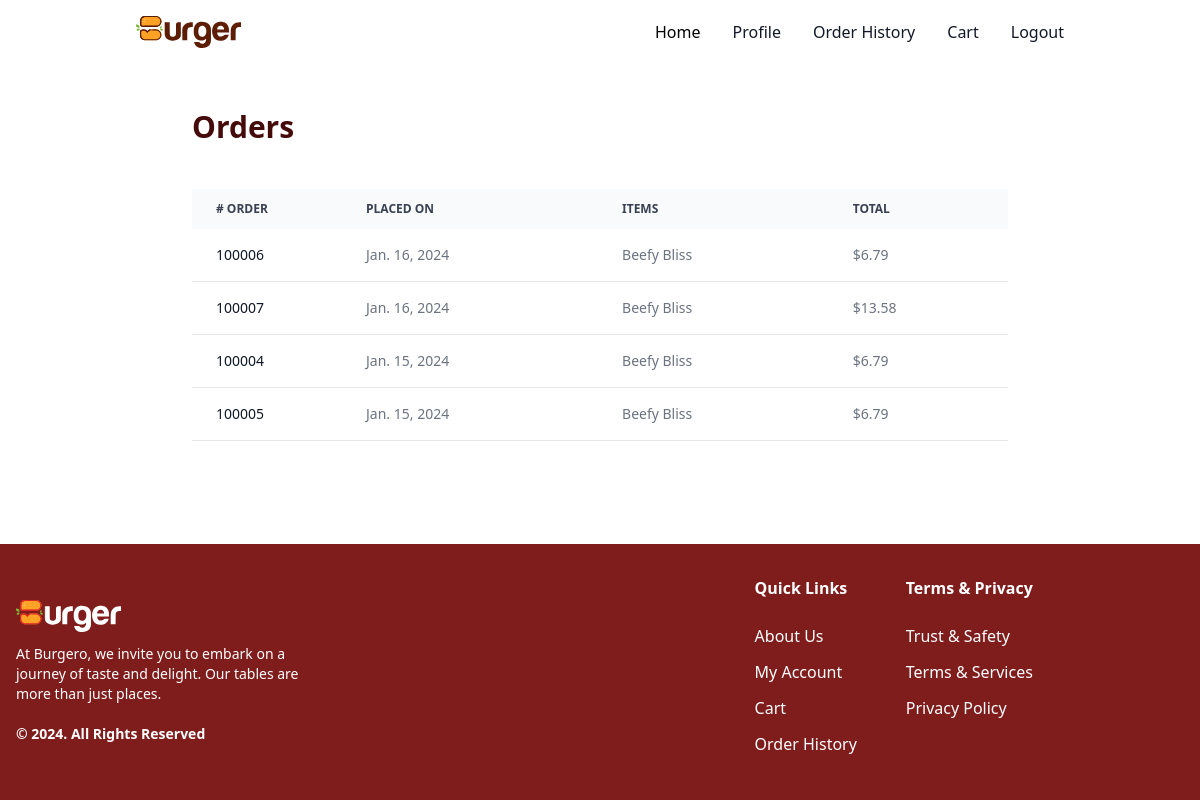
Screenshot of /order-history/ (signed in) with the database file from the repository.
### order/models.py (models this page shows, shortened)
class Order(models.Model):
    user = models.ForeignKey(User, on_delete=models.CASCADE)
    order_no = models.IntegerField(null=True, blank=True)
    placed_on = models.DateField(auto_now_add=True)
    items = models.ManyToManyField(Food, blank=True, related_name="orders")
    total = models.DecimalField(max_digits=12, decimal_places=2)

### food/models.py (models this page shows, shortened)
class Food(models.Model):
    name = models.CharField(max_length=100)
    description = models.TextField()
    price = models.DecimalField(max_digits=12, decimal_places=2)
    image = models.URLField()
    is_discount = models.BooleanField(blank=True, default=False)
    discount_price = models.DecimalField(max_digits=12, decimal_places=2, blank=True, null=True)
    category = models.ManyToManyField(Category)

### order/views.py (the view)
# urls.py: path('order-history/', OrderHistoryView.as_view() , name="order_history"),
class OrderHistoryView(ListView, LoginRequiredMixin):
    template_name = 'order_report.html'
    model = Order
    def get_queryset(self):
        queryset = super().get_queryset().filter(
            user=self.request.user
        ).order_by('-placed_on')
        return queryset

### order/templates/order_report.html
{% extends 'base.html' %}
{% block main %}
    <section class="flex justify-center">
        <div class="w-[85%]">
            <h1 class="text-5xl font-bold text-red-950 mt-10 mb-10">Orders</h1>
            {% if object_list %}
            <div class="relative overflow-x-auto">
                <table class="w-full text-sm text-left rtl:text-right text-gray-500 dark:text-gray-400">
                    <thead class="text-xs text-gray-700 uppercase bg-gray-50 dark:bg-gray-700 dark:text-gray-400">
                        <tr>
                            <th scope="col" class="pl-6 py-3 ">
                                # Order
                            </th>
                            <th scope="col" class="px-6 py-3">
                                Placed On
                            </th>
                            <th scope="col" class="px-6 py-3">
                                Items
                            </th>
                            <th scope="col" class="px-6 py-3">
                                Total
                            </th>
                        </tr>
                    </thead>
                    <tbody>
                        {% for order in object_list %}
                            <tr class="bg-white border-b dark:bg-gray-800 dark:border-gray-700">
                                <td class="pl-6 py-4 font-medium text-gray-900 whitespace-nowrap dark:text-white">
                                    {{order.order_no}}
                                </td>
                                <td class="px-6 py-4">
                                    {{order.placed_on}}
                                </td>
                                <td class="px-6 py-4">
                                    {% for item in order.items.all %}
                                        {{item.name}}
                                    {% endfor %}
                                </td>
                                <td class="px-6 py-4">
                                    ${{order.total}}
                                </td>
                            </tr>
                        {% endfor %}
                    </tbody>
                </table>
            </div>
            {% else %}
            <div>
                <h3 class="font-xl font-semibold">No order has been placed yet.</h3>
            </div>
            {% endif %}
        </div>
    </section>
{% endblock %}

### rows the page displays
Order: order_no "100006", placed_on "Jan. 16, 2024", total "6.79"
Food: name "Beefy Bliss"
Order: order_no "100007", placed_on "Jan. 16, 2024", total "13.58"
Order: order_no "100004", placed_on "Jan. 15, 2024", total "6.79"
Order: order_no "100005", placed_on "Jan. 15, 2024", total "6.79"
